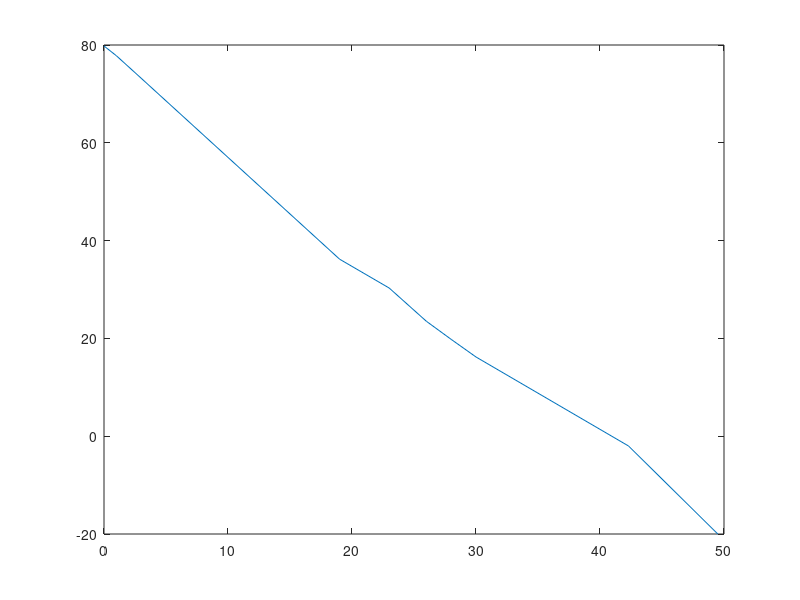

MATLAB code to generate this figure:
x = dlmread('aika.txt');
y = dlmread('korkeus.txt');

plot(x, y);

i=1
while i < length(y)
  % tama on eteneva differenssi
  % (skandit ei toimi Octaven pdf-publish:ssa)
  muutosnopeus=(y(i+1)-y(i))/(x(i+1)-x(i))
  i=i+1
end
